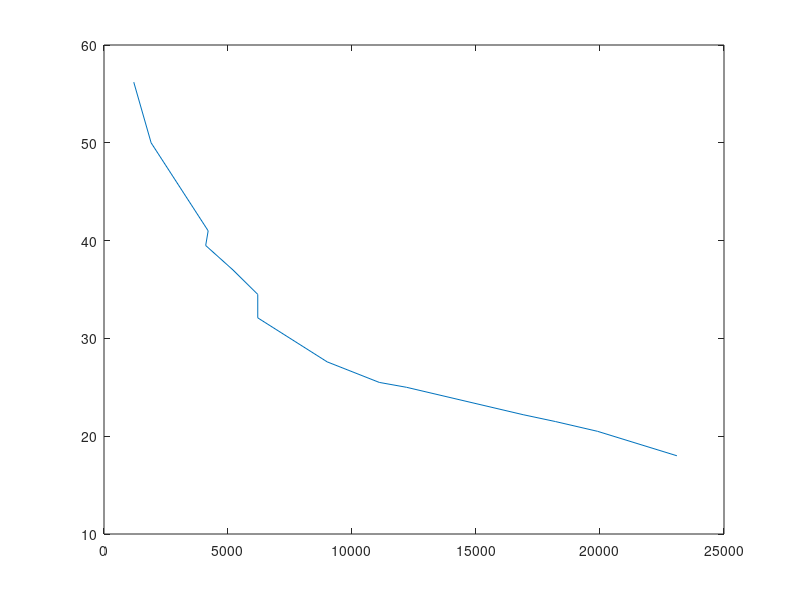

Source code (MATLAB):
% running = 1;
% 
% while running
%     ImgPublisher(timerHandles)
% end

distances = [18 20.5 21.5 22.2 25 25.5 27.6 32.1 34.5 37 39.5 41 50 56.2]
num_white_pixels = [23100 19900 18200 16900 12200 11100 9000 6200 6200 5200 4100 4200 1900 1200]

plot(num_white_pixels, distances)